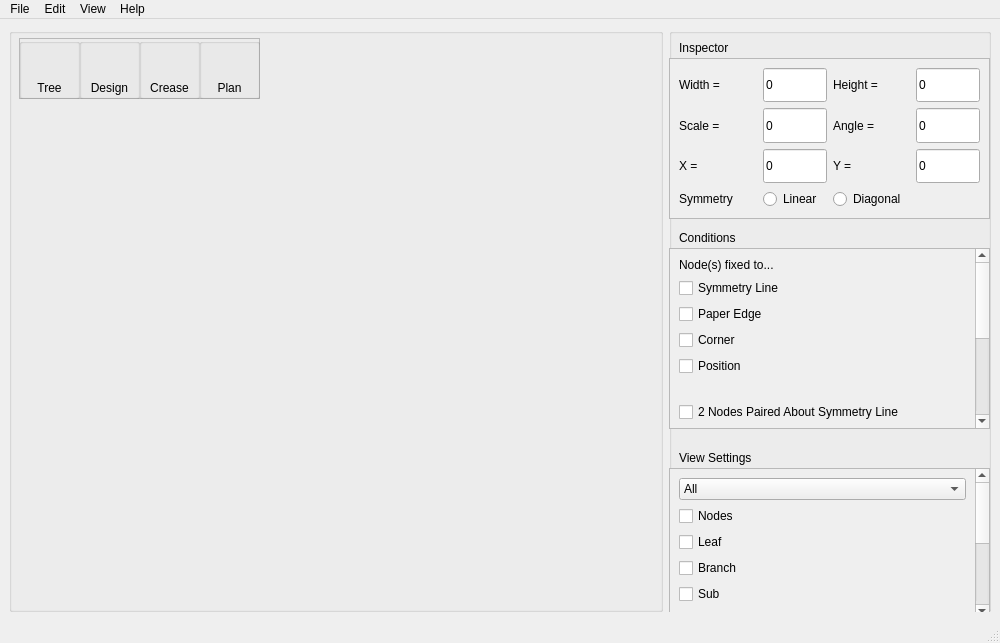
<?xml version="1.0" encoding="UTF-8"?>
<ui version="4.0">
 <class>MainWindow</class>
 <widget class="QMainWindow" name="MainWindow">
  <property name="geometry">
   <rect>
    <x>0</x>
    <y>0</y>
    <width>1000</width>
    <height>643</height>
   </rect>
  </property>
  <property name="sizePolicy">
   <sizepolicy hsizetype="Expanding" vsizetype="Expanding">
    <horstretch>0</horstretch>
    <verstretch>0</verstretch>
   </sizepolicy>
  </property>
  <property name="minimumSize">
   <size>
    <width>1000</width>
    <height>500</height>
   </size>
  </property>
  <property name="windowTitle">
   <string>MainWindow</string>
  </property>
  <widget class="QWidget" name="centralwidget">
   <property name="sizePolicy">
    <sizepolicy hsizetype="Expanding" vsizetype="Expanding">
     <horstretch>0</horstretch>
     <verstretch>0</verstretch>
    </sizepolicy>
   </property>
   <layout class="QGridLayout" name="gridLayout_4">
    <item row="0" column="1" alignment="Qt::AlignRight">
     <widget class="QGroupBox" name="sideMenuGroupBox">
      <property name="sizePolicy">
       <sizepolicy hsizetype="Expanding" vsizetype="Expanding">
        <horstretch>0</horstretch>
        <verstretch>0</verstretch>
       </sizepolicy>
      </property>
      <property name="minimumSize">
       <size>
        <width>322</width>
        <height>0</height>
       </size>
      </property>
      <property name="title">
       <string/>
      </property>
      <property name="flat">
       <bool>false</bool>
      </property>
      <property name="checkable">
       <bool>false</bool>
      </property>
      <widget class="QLabel" name="label_inspector">
       <property name="geometry">
        <rect>
         <x>10</x>
         <y>10</y>
         <width>121</width>
         <height>20</height>
        </rect>
       </property>
       <property name="text">
        <string>Inspector</string>
       </property>
      </widget>
      <widget class="QScrollArea" name="inspectorScrollArea">
       <property name="enabled">
        <bool>true</bool>
       </property>
       <property name="geometry">
        <rect>
         <x>0</x>
         <y>30</y>
         <width>321</width>
         <height>161</height>
        </rect>
       </property>
       <property name="sizePolicy">
        <sizepolicy hsizetype="Fixed" vsizetype="Expanding">
         <horstretch>0</horstretch>
         <verstretch>0</verstretch>
        </sizepolicy>
       </property>
       <property name="maximumSize">
        <size>
         <width>16777215</width>
         <height>200</height>
        </size>
       </property>
       <property name="accessibleName">
        <string>inspector box</string>
       </property>
       <property name="widgetResizable">
        <bool>true</bool>
       </property>
       <widget class="QWidget" name="scrollAreaWidgetContents_2">
        <property name="geometry">
         <rect>
          <x>0</x>
          <y>0</y>
          <width>319</width>
          <height>159</height>
         </rect>
        </property>
        <layout class="QGridLayout" name="gridLayout">
         <item row="0" column="2">
          <widget class="QLineEdit" name="input_width">
           <property name="maximumSize">
            <size>
             <width>64</width>
             <height>64</height>
            </size>
           </property>
           <property name="text">
            <string>0</string>
           </property>
          </widget>
         </item>
         <item row="4" column="4">
          <widget class="QLineEdit" name="input_Y">
           <property name="maximumSize">
            <size>
             <width>64</width>
             <height>64</height>
            </size>
           </property>
           <property name="text">
            <string>0</string>
           </property>
          </widget>
         </item>
         <item row="9" column="0">
          <widget class="QLabel" name="label_symmetry">
           <property name="sizePolicy">
            <sizepolicy hsizetype="Minimum" vsizetype="Preferred">
             <horstretch>0</horstretch>
             <verstretch>0</verstretch>
            </sizepolicy>
           </property>
           <property name="maximumSize">
            <size>
             <width>128</width>
             <height>128</height>
            </size>
           </property>
           <property name="text">
            <string>Symmetry</string>
           </property>
          </widget>
         </item>
         <item row="2" column="0">
          <widget class="QLabel" name="label_scale">
           <property name="sizePolicy">
            <sizepolicy hsizetype="Minimum" vsizetype="Preferred">
             <horstretch>0</horstretch>
             <verstretch>0</verstretch>
            </sizepolicy>
           </property>
           <property name="minimumSize">
            <size>
             <width>16</width>
             <height>16</height>
            </size>
           </property>
           <property name="maximumSize">
            <size>
             <width>128</width>
             <height>128</height>
            </size>
           </property>
           <property name="text">
            <string>Scale =</string>
           </property>
          </widget>
         </item>
         <item row="0" column="0">
          <widget class="QLabel" name="label_width">
           <property name="enabled">
            <bool>true</bool>
           </property>
           <property name="sizePolicy">
            <sizepolicy hsizetype="Minimum" vsizetype="Preferred">
             <horstretch>0</horstretch>
             <verstretch>0</verstretch>
            </sizepolicy>
           </property>
           <property name="maximumSize">
            <size>
             <width>128</width>
             <height>128</height>
            </size>
           </property>
           <property name="text">
            <string>Width =</string>
           </property>
          </widget>
         </item>
         <item row="4" column="2">
          <widget class="QLineEdit" name="input_X">
           <property name="maximumSize">
            <size>
             <width>64</width>
             <height>64</height>
            </size>
           </property>
           <property name="text">
            <string>0</string>
           </property>
          </widget>
         </item>
         <item row="2" column="2">
          <widget class="QLineEdit" name="input_scale">
           <property name="maximumSize">
            <size>
             <width>64</width>
             <height>64</height>
            </size>
           </property>
           <property name="text">
            <string>0</string>
           </property>
          </widget>
         </item>
         <item row="4" column="0">
          <widget class="QLabel" name="label_X">
           <property name="sizePolicy">
            <sizepolicy hsizetype="Minimum" vsizetype="Preferred">
             <horstretch>0</horstretch>
             <verstretch>0</verstretch>
            </sizepolicy>
           </property>
           <property name="maximumSize">
            <size>
             <width>128</width>
             <height>128</height>
            </size>
           </property>
           <property name="text">
            <string>X =</string>
           </property>
           <property name="indent">
            <number>-2</number>
           </property>
          </widget>
         </item>
         <item row="4" column="3">
          <widget class="QLabel" name="label_Y">
           <property name="text">
            <string>Y =</string>
           </property>
          </widget>
         </item>
         <item row="0" column="3">
          <widget class="QLabel" name="label_height">
           <property name="text">
            <string>Height =</string>
           </property>
          </widget>
         </item>
         <item row="0" column="4">
          <widget class="QLineEdit" name="input_height">
           <property name="maximumSize">
            <size>
             <width>64</width>
             <height>64</height>
            </size>
           </property>
           <property name="text">
            <string>0</string>
           </property>
          </widget>
         </item>
         <item row="2" column="3">
          <widget class="QLabel" name="label_angle">
           <property name="sizePolicy">
            <sizepolicy hsizetype="Minimum" vsizetype="Preferred">
             <horstretch>0</horstretch>
             <verstretch>0</verstretch>
            </sizepolicy>
           </property>
           <property name="maximumSize">
            <size>
             <width>128</width>
             <height>128</height>
            </size>
           </property>
           <property name="text">
            <string>Angle =</string>
           </property>
          </widget>
         </item>
         <item row="2" column="4">
          <widget class="QLineEdit" name="input_angle">
           <property name="maximumSize">
            <size>
             <width>64</width>
             <height>64</height>
            </size>
           </property>
           <property name="text">
            <string>0</string>
           </property>
          </widget>
         </item>
         <item row="9" column="2">
          <widget class="QRadioButton" name="toggle_linear">
           <property name="text">
            <string>Linear</string>
           </property>
          </widget>
         </item>
         <item row="9" column="3">
          <widget class="QRadioButton" name="toggle_diagonal">
           <property name="text">
            <string>Diagonal</string>
           </property>
          </widget>
         </item>
        </layout>
       </widget>
      </widget>
      <widget class="QScrollArea" name="conditionsScrollArea">
       <property name="geometry">
        <rect>
         <x>0</x>
         <y>220</y>
         <width>321</width>
         <height>181</height>
        </rect>
       </property>
       <property name="widgetResizable">
        <bool>true</bool>
       </property>
       <widget class="QWidget" name="scrollAreaWidgetContents">
        <property name="geometry">
         <rect>
          <x>0</x>
          <y>0</y>
          <width>319</width>
          <height>323</height>
         </rect>
        </property>
        <layout class="QGridLayout" name="gridLayout_2">
         <item row="15" column="0">
          <widget class="QCheckBox" name="checkBox_10">
           <property name="text">
            <string>Angle Fixed</string>
           </property>
          </widget>
         </item>
         <item row="9" column="0">
          <widget class="QCheckBox" name="checkBox">
           <property name="text">
            <string>3 Nodes Colinear</string>
           </property>
          </widget>
         </item>
         <item row="6" column="0">
          <widget class="QLabel" name="label_19">
           <property name="text">
            <string/>
           </property>
          </widget>
         </item>
         <item row="12" column="0">
          <widget class="QCheckBox" name="checkBox_8">
           <property name="text">
            <string>2 Edges Same Strain</string>
           </property>
          </widget>
         </item>
         <item row="0" column="0">
          <widget class="QLabel" name="label_2">
           <property name="text">
            <string>Node(s) fixed to...</string>
           </property>
          </widget>
         </item>
         <item row="11" column="0">
          <widget class="QCheckBox" name="checkBox_9">
           <property name="text">
            <string>Edge(s) No Strain</string>
           </property>
          </widget>
         </item>
         <item row="4" column="0">
          <widget class="QCheckBox" name="checkBox_3">
           <property name="text">
            <string>Corner</string>
           </property>
          </widget>
         </item>
         <item row="10" column="0">
          <widget class="QCheckBox" name="checkBox_7">
           <property name="text">
            <string>Remove All Node Conditions</string>
           </property>
          </widget>
         </item>
         <item row="2" column="0">
          <widget class="QCheckBox" name="checkBox_2">
           <property name="text">
            <string>Paper Edge</string>
           </property>
          </widget>
         </item>
         <item row="13" column="0">
          <widget class="QLabel" name="label_18">
           <property name="text">
            <string>Path...</string>
           </property>
          </widget>
         </item>
         <item row="7" column="0">
          <widget class="QCheckBox" name="checkBox_5">
           <property name="text">
            <string>2 Nodes Paired About Symmetry Line</string>
           </property>
          </widget>
         </item>
         <item row="1" column="0">
          <widget class="QCheckBox" name="checkBox_6">
           <property name="text">
            <string>Symmetry Line</string>
           </property>
          </widget>
         </item>
         <item row="14" column="0">
          <widget class="QCheckBox" name="checkBox_11">
           <property name="text">
            <string>Active</string>
           </property>
          </widget>
         </item>
         <item row="5" column="0">
          <widget class="QCheckBox" name="checkBox_4">
           <property name="text">
            <string>Position</string>
           </property>
          </widget>
         </item>
        </layout>
       </widget>
      </widget>
      <widget class="QScrollArea" name="viewSettingsScrollArea">
       <property name="geometry">
        <rect>
         <x>0</x>
         <y>440</y>
         <width>321</width>
         <height>151</height>
        </rect>
       </property>
       <property name="widgetResizable">
        <bool>true</bool>
       </property>
       <widget class="QWidget" name="scrollAreaWidgetContents_3">
        <property name="geometry">
         <rect>
          <x>0</x>
          <y>0</y>
          <width>319</width>
          <height>262</height>
         </rect>
        </property>
        <layout class="QGridLayout" name="gridLayout_3">
         <item row="1" column="0">
          <widget class="QCheckBox" name="checkBox_nodes">
           <property name="text">
            <string>Nodes</string>
           </property>
          </widget>
         </item>
         <item row="4" column="0">
          <widget class="QCheckBox" name="checkBox_sub">
           <property name="text">
            <string>Sub</string>
           </property>
          </widget>
         </item>
         <item row="5" column="0">
          <widget class="QCheckBox" name="checkBox_dots">
           <property name="text">
            <string>Dots</string>
           </property>
          </widget>
         </item>
         <item row="6" column="0">
          <widget class="QCheckBox" name="checkBox_circles">
           <property name="text">
            <string>Circles</string>
           </property>
          </widget>
         </item>
         <item row="8" column="0">
          <widget class="QCheckBox" name="checkBox_coordinates">
           <property name="text">
            <string>Coordinates</string>
           </property>
          </widget>
         </item>
         <item row="7" column="0">
          <widget class="QCheckBox" name="checkBox_indicies">
           <property name="text">
            <string>Indices</string>
           </property>
          </widget>
         </item>
         <item row="2" column="0">
          <widget class="QCheckBox" name="checkBox_leaf">
           <property name="text">
            <string>Leaf</string>
           </property>
          </widget>
         </item>
         <item row="9" column="0">
          <widget class="QCheckBox" name="checkBox_elevation">
           <property name="text">
            <string>Elevation</string>
           </property>
          </widget>
         </item>
         <item row="3" column="0">
          <widget class="QCheckBox" name="checkBox_branch">
           <property name="text">
            <string>Branch</string>
           </property>
          </widget>
         </item>
         <item row="10" column="0">
          <widget class="QCheckBox" name="checkBox_labels">
           <property name="text">
            <string>Labels</string>
           </property>
          </widget>
         </item>
         <item row="0" column="0">
          <widget class="QComboBox" name="dropdown_view_settings">
           <item>
            <property name="text">
             <string>All</string>
            </property>
           </item>
           <item>
            <property name="text">
             <string>Tree</string>
            </property>
           </item>
           <item>
            <property name="text">
             <string>Design</string>
            </property>
           </item>
           <item>
            <property name="text">
             <string>Crease</string>
            </property>
           </item>
           <item>
            <property name="text">
             <string>Plan</string>
            </property>
           </item>
          </widget>
         </item>
        </layout>
       </widget>
      </widget>
      <widget class="QLabel" name="label_conditions">
       <property name="geometry">
        <rect>
         <x>10</x>
         <y>200</y>
         <width>151</width>
         <height>20</height>
        </rect>
       </property>
       <property name="text">
        <string>Conditions</string>
       </property>
      </widget>
      <widget class="QLabel" name="label_view_settings">
       <property name="geometry">
        <rect>
         <x>10</x>
         <y>420</y>
         <width>121</width>
         <height>20</height>
        </rect>
       </property>
       <property name="text">
        <string>View Settings</string>
       </property>
      </widget>
     </widget>
    </item>
    <item row="0" column="0">
     <widget class="QGroupBox" name="drawingAreaGroupBox">
      <property name="sizePolicy">
       <sizepolicy hsizetype="Expanding" vsizetype="Expanding">
        <horstretch>0</horstretch>
        <verstretch>0</verstretch>
       </sizepolicy>
      </property>
      <property name="minimumSize">
       <size>
        <width>645</width>
        <height>0</height>
       </size>
      </property>
      <property name="title">
       <string/>
      </property>
      <widget class="QFrame" name="view_options">
       <property name="geometry">
        <rect>
         <x>10</x>
         <y>10</y>
         <width>241</width>
         <height>61</height>
        </rect>
       </property>
       <property name="frameShape">
        <enum>QFrame::StyledPanel</enum>
       </property>
       <property name="frameShadow">
        <enum>QFrame::Raised</enum>
       </property>
       <widget class="QGroupBox" name="groupBox_plan">
        <property name="geometry">
         <rect>
          <x>180</x>
          <y>0</y>
          <width>61</width>
          <height>61</height>
         </rect>
        </property>
        <property name="title">
         <string/>
        </property>
        <widget class="QLabel" name="label_3">
         <property name="geometry">
          <rect>
           <x>0</x>
           <y>40</y>
           <width>61</width>
           <height>20</height>
          </rect>
         </property>
         <property name="text">
          <string>Plan</string>
         </property>
         <property name="alignment">
          <set>Qt::AlignCenter</set>
         </property>
        </widget>
       </widget>
       <widget class="QGroupBox" name="groupBox_crease">
        <property name="geometry">
         <rect>
          <x>120</x>
          <y>0</y>
          <width>61</width>
          <height>61</height>
         </rect>
        </property>
        <property name="title">
         <string/>
        </property>
        <widget class="QLabel" name="label_4">
         <property name="geometry">
          <rect>
           <x>0</x>
           <y>40</y>
           <width>61</width>
           <height>20</height>
          </rect>
         </property>
         <property name="text">
          <string>Crease</string>
         </property>
         <property name="alignment">
          <set>Qt::AlignCenter</set>
         </property>
        </widget>
       </widget>
       <widget class="QGroupBox" name="groupBox_design">
        <property name="geometry">
         <rect>
          <x>60</x>
          <y>0</y>
          <width>61</width>
          <height>61</height>
         </rect>
        </property>
        <property name="title">
         <string/>
        </property>
        <widget class="QLabel" name="label_5">
         <property name="geometry">
          <rect>
           <x>0</x>
           <y>40</y>
           <width>61</width>
           <height>20</height>
          </rect>
         </property>
         <property name="text">
          <string>Design</string>
         </property>
         <property name="alignment">
          <set>Qt::AlignCenter</set>
         </property>
        </widget>
       </widget>
       <widget class="QGroupBox" name="groupBox_tree">
        <property name="geometry">
         <rect>
          <x>0</x>
          <y>0</y>
          <width>61</width>
          <height>61</height>
         </rect>
        </property>
        <property name="title">
         <string/>
        </property>
        <widget class="QLabel" name="label_6">
         <property name="geometry">
          <rect>
           <x>0</x>
           <y>40</y>
           <width>61</width>
           <height>20</height>
          </rect>
         </property>
         <property name="text">
          <string>Tree</string>
         </property>
         <property name="alignment">
          <set>Qt::AlignCenter</set>
         </property>
        </widget>
       </widget>
      </widget>
      <widget class="canvas_widget" name="canvas" native="true">
       <property name="geometry">
        <rect>
         <x>-1</x>
         <y>-1</y>
         <width>641</width>
         <height>571</height>
        </rect>
       </property>
      </widget>
     </widget>
    </item>
   </layout>
  </widget>
  <widget class="QMenuBar" name="menubar">
   <property name="geometry">
    <rect>
     <x>0</x>
     <y>0</y>
     <width>1000</width>
     <height>24</height>
    </rect>
   </property>
   <widget class="QMenu" name="menuFile">
    <property name="title">
     <string>File</string>
    </property>
    <addaction name="actionNew_Ctrl_N"/>
    <addaction name="actionOpen_Ctrl_O"/>
    <addaction name="actionClose_Ctrl_S"/>
    <addaction name="actionSave_Ctrl_S"/>
    <addaction name="actionSave_As_Ctrl_Alt_S"/>
    <addaction name="actionRevert"/>
    <addaction name="separator"/>
    <addaction name="actionPrint_Ctrl_P"/>
    <addaction name="actionPrint_Setup"/>
    <addaction name="actionPrint_Preview_Ctrl_Alt_P"/>
    <addaction name="actionPreferences"/>
    <addaction name="actionExit_Alt_X"/>
   </widget>
   <widget class="QMenu" name="menuEdit">
    <property name="title">
     <string>Edit</string>
    </property>
    <addaction name="actionUndo_Drag_Ctrl_Z"/>
    <addaction name="actionRedo_Ctrl_Y"/>
    <addaction name="separator"/>
    <addaction name="actionCut_Ctrl_X"/>
    <addaction name="actionCopy_Ctrl_C"/>
    <addaction name="actionPaste_Ctrl_V"/>
    <addaction name="actionClear"/>
    <addaction name="separator"/>
   </widget>
   <widget class="QMenu" name="menuView">
    <property name="title">
     <string>View</string>
    </property>
    <addaction name="actionFit_to_Screen_Ctrl_Shift_F"/>
    <addaction name="actionFit_to_Width_Ctrl_Shift_W"/>
    <addaction name="actionFit_to_Height_Ctrl_Shift_H"/>
    <addaction name="actionSet_Paper_Size_Ctrl_Shift_Y"/>
   </widget>
   <widget class="QMenu" name="menuHelp">
    <property name="title">
     <string>Help</string>
    </property>
    <addaction name="actionTreeMaker_Help_F1"/>
    <addaction name="actionAbout_TreeMaker"/>
   </widget>
   <addaction name="menuFile"/>
   <addaction name="menuEdit"/>
   <addaction name="menuView"/>
   <addaction name="menuHelp"/>
  </widget>
  <widget class="QStatusBar" name="statusbar"/>
  <action name="actionNew_Ctrl_N">
   <property name="text">
    <string>New (Ctrl+N)</string>
   </property>
  </action>
  <action name="actionOpen_Ctrl_O">
   <property name="text">
    <string>Open (Ctrl+O)</string>
   </property>
  </action>
  <action name="actionClose_Ctrl_S">
   <property name="text">
    <string>Close (Ctrl+W)</string>
   </property>
  </action>
  <action name="actionSave_Ctrl_S">
   <property name="text">
    <string>Save (Ctrl+S)</string>
   </property>
  </action>
  <action name="actionSave_As_Ctrl_Alt_S">
   <property name="text">
    <string>Save As (Ctrl+Alt+S)</string>
   </property>
  </action>
  <action name="actionRevert">
   <property name="text">
    <string>Revert</string>
   </property>
  </action>
  <action name="actionPrint_Ctrl_P">
   <property name="text">
    <string>Print (Ctrl+P)</string>
   </property>
  </action>
  <action name="actionPrint_Setup">
   <property name="text">
    <string>Print Setup</string>
   </property>
  </action>
  <action name="actionPrint_Preview_Ctrl_Alt_P">
   <property name="text">
    <string>Print Preview (Ctrl+Alt+P)</string>
   </property>
  </action>
  <action name="actionPreferences">
   <property name="text">
    <string>Preferences</string>
   </property>
  </action>
  <action name="actionExit_Alt_X">
   <property name="text">
    <string>Exit (Alt+X)</string>
   </property>
  </action>
  <action name="actionUndo_Drag_Ctrl_Z">
   <property name="text">
    <string>Undo Drag (Ctrl+Z)</string>
   </property>
  </action>
  <action name="actionRedo_Ctrl_Y">
   <property name="text">
    <string>Redo (Ctrl+Y)</string>
   </property>
  </action>
  <action name="actionCut_Ctrl_X">
   <property name="text">
    <string>Cut (Ctrl+X)</string>
   </property>
  </action>
  <action name="actionCopy_Ctrl_C">
   <property name="text">
    <string>Copy (Ctrl+C)</string>
   </property>
  </action>
  <action name="actionPaste_Ctrl_V">
   <property name="text">
    <string>Paste (Ctrl+V)</string>
   </property>
  </action>
  <action name="actionClear">
   <property name="text">
    <string>Clear</string>
   </property>
  </action>
  <action name="actionShow_Hide_Inspector_Ctrl_I">
   <property name="text">
    <string>Show/Hide Inspector (Ctrl+I)</string>
   </property>
  </action>
  <action name="actionShow_Hide_View_Settings_Ctrl_G">
   <property name="text">
    <string>Show/Hide View Settings (Ctrl+G)</string>
   </property>
  </action>
  <action name="actionShow_Hide_Folded_Form_Ctrl_F">
   <property name="text">
    <string>Show/Hide Folded Form (Ctrl+F)</string>
   </property>
  </action>
  <action name="actionTree_View_Ctrl_Shift_T">
   <property name="text">
    <string>Tree View (Ctrl+Shift+T)</string>
   </property>
  </action>
  <action name="actionDesign_View_Ctrl_Shift_D">
   <property name="text">
    <string>Design View (Ctrl+Shift+D)</string>
   </property>
  </action>
  <action name="actionCreases_View_Ctrl_Shift_C">
   <property name="text">
    <string>Creases View (Ctrl+Shift+C)</string>
   </property>
  </action>
  <action name="actionPlan_View_Ctrl_Shift_P">
   <property name="text">
    <string>Plan View (Ctrl+Shift+P)</string>
   </property>
  </action>
  <action name="actionFit_to_Screen_Ctrl_Shift_F">
   <property name="text">
    <string>Fit to Screen (Ctrl+Shift+F)</string>
   </property>
  </action>
  <action name="actionFit_to_Width_Ctrl_Shift_W">
   <property name="text">
    <string>Fit to Width (Ctrl+Shift+W)</string>
   </property>
  </action>
  <action name="actionFit_to_Height_Ctrl_Shift_H">
   <property name="text">
    <string>Fit to Height (Ctrl+Shift+H)</string>
   </property>
  </action>
  <action name="actionSet_Paper_Size_Ctrl_Shift_Y">
   <property name="text">
    <string>Set Paper Size (Ctrl+Shift+Y)</string>
   </property>
  </action>
  <action name="actionTreeMaker_Help_F1">
   <property name="text">
    <string>TreeMaker Help (F1)</string>
   </property>
  </action>
  <action name="actionAbout_TreeMaker">
   <property name="text">
    <string>About TreeMaker</string>
   </property>
  </action>
 </widget>
 <customwidgets>
  <customwidget>
   <class>canvas_widget</class>
   <extends>QWidget</extends>
   <header>canvas_widget.h</header>
   <container>1</container>
  </customwidget>
 </customwidgets>
 <resources/>
 <connections/>
</ui>
